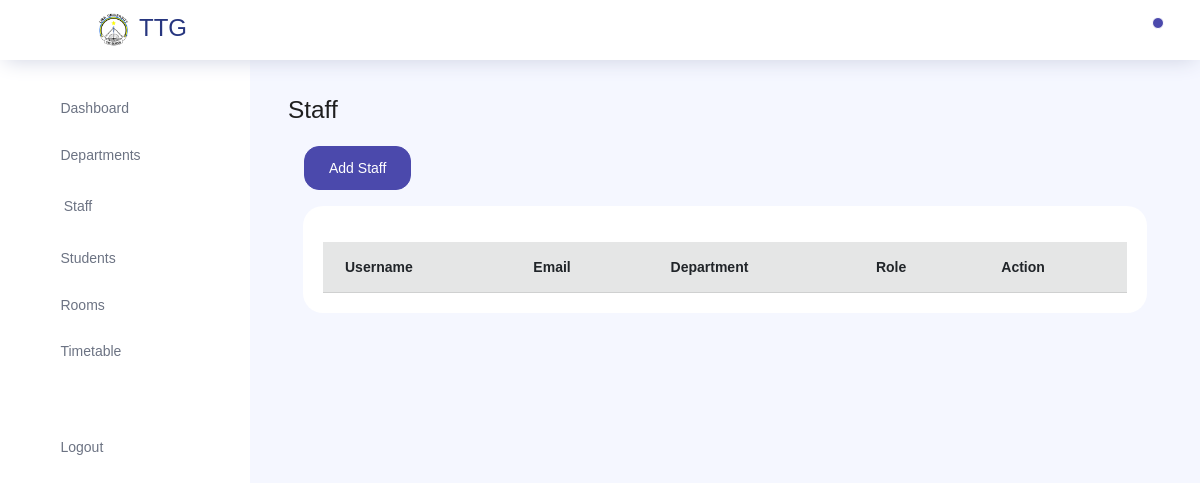
The page /staff/ on the database as committed earlier.
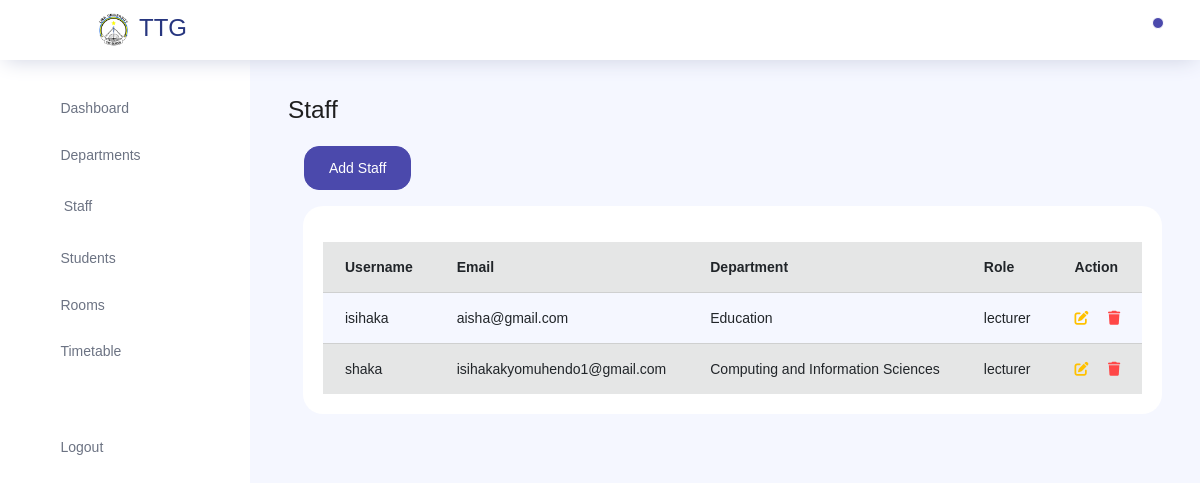
The same page on the database as committed later.
### store/models.py (models this page shows, shortened)
class Staff(models.Model):
    ROLEChoices = [ ('Admin', 'Admin'),('Lecturer', 'Lecturer')]
    department = models.ForeignKey(Department, on_delete=models.CASCADE)
    username = models.CharField(max_length=255)
    email = models.EmailField()
    password = models.CharField(max_length=255)
    role = models.CharField(max_length=50, choices=ROLEChoices, default='Lecturer')

class Department(models.Model):
    department_name = models.CharField(max_length=100)
    department_code = models.CharField(max_length=20)

### core/views.py (the view, shortened to what this page needs)
# urls.py: path('staff/', views.staff, name='staff'),
def staff(request):
    departments = Department.objects.all()
    staffs = Staff.objects.all()
    context = {
        'departments':departments,
        'staffs':staffs,
    }
    return render(request, 'core/staff.html', context)

### templates/core/staff.html (shortened to what this page needs)
{% extends 'core/layout.html'%} {% block content %}
<h3>Staff</h3>
<a href="#" type="button" class="btn-primary btn-fw btn m-3" data-toggle="modal" data-target="#addStaff">Add Staff</a>
<div class="col-lg-12 grid-margin stretch-card">
    <div class="card">
        <div class="card-body">
            <div class="table-responsive pt-3">
                <table class="table table-secondary table-striped">
                    <thead>
                        <tr>
                            <th>Username</th>
                            <th>Email</th>
                            <th>Department</th>
                            <th>Role</th>
                            <th>Action</th>
                        </tr>
                    </thead>
                    <tbody>
                    {% for s in staffs%}
                        <tr>
                            <td>{{s.username}}</td>
                            <td>{{s.email}}</td>
                            <td>{{s.department.department_name}}</td>
                            <td>{{s.role}}</td>
                            <td>
                                <a href="#" data-toggle="modal" data-target="#editStudent{{ d.id }}"><i
                                        class="fas fa-edit text-warning"></i></a>&nbsp;&nbsp;&nbsp;&nbsp;
                                <a href="" onclick="return(confirm('Are you sure you want to delete this student?'))"><i
                                        class="fas fa-trash text-danger"></i></a>
                            </td>
                        </tr>
                        {%endfor%}
                    </tbody>
                </table>
            </div>
        </div>
    </div>
</div>
{%endblock%}

### templates/core/layout.html (shortened to what this page needs)
{% load static%}
<!DOCTYPE html>
<html lang="en">
<head>
  <link rel="stylesheet" href="{% static 'vendors/feather/feather.css' %}">
  <link rel="stylesheet" href="{% static 'vendors/ti-icons/css/themify-icons.css' %}">
  <link rel="stylesheet" href="{% static 'vendors/css/vendor.bundle.base.css' %}">
  <link rel="stylesheet" href="{% static 'vendors/mdi/css/materialdesignicons.min.css' %}">
  <link rel="stylesheet" href="{% static 'vendors/datatables.net-bs4/dataTables.bootstrap4.css' %}">
  <link rel="stylesheet" href="{% static 'vendors/ti-icons/css/themify-icons.css' %}">
  <link rel="stylesheet" type="text/css" href="{% static 'js/select.dataTables.min.css' %}">
  <link rel="stylesheet" href="{% static 'css/vertical-layout-light/style.css' %}">
  <link rel="stylesheet" href="https://cdnjs.cloudflare.com/ajax/libs/font-awesome/6.0.0-beta3/css/all.min.css">
</head>
<body>
  <div class="container-scroller">
    <nav class="navbar col-lg-12 col-12 p-0 fixed-top d-flex flex-row">
      <div class="text-center navbar-brand-wrapper d-flex align-items-center justify-content-center">
        <a class="navbar-brand brand-logo ml-5 " href="#"><img src="{% static 'images/timetable/logolira.png' %}"
            class="mr-2" alt="Lira University" />TTG</a>
      </div>
      <div class="navbar-menu-wrapper d-flex align-items-center justify-content-end">
        <button class="navbar-toggler navbar-toggler align-self-center" type="button" data-toggle="minimize">
          <span class="icon-menu"></span>
        </button>
        <ul class="navbar-nav navbar-nav-right">
          <li class="nav-item dropdown">
            <a class="nav-link count-indicator dropdown-toggle" id="notificationDropdown" href="#"
              data-toggle="dropdown">
              <i class="icon-bell mx-0"></i>
              <span class="count"></span>
            </a>
          </li>
        </ul>
      </div>
    </nav>
    <div class="container-fluid page-body-wrapper">
      <nav class="sidebar sidebar-offcanvas position-fixed" id="sidebar">
        <ul class="nav">
          <li class="nav-item">
            <a class="nav-link" href="{% url 'core:dashboard'%}">
              <i class="icon-grid menu-icon"></i>
              <span class="menu-title">Dashboard</span>
            </a>
          </li>
          <li class="nav-item">
            <a class="nav-link" href="{% url 'core:departments' %}">
              <i class="icon-layout menu-icon"></i>
              <span class="menu-title">Departments</span>
            </a>
          </li>
          <li class="nav-item">
            <a class="nav-link" href="{% url 'core:staff' %}">
              <i style="font-size: 15px; margin-right: 20px;" class="mdi mdi-human-greeting"></i>
              <span class="menu-title">Staff</span>
            </a>
          </li>
          <li class="nav-item">
            <a class="nav-link" href="{% url 'core:student' %}">
              <i class="icon-head menu-icon"></i>
              <span class="menu-title">Students</span>
            </a>
          </li>
          <li class="nav-item">
            <a class="nav-link" href="#">
              <i class="icon-head menu-icon"></i>
              <span class="menu-title">Rooms</span>
            </a>
          </li>
          <li class="nav-item">
            <a class="nav-link" href="#">
              <i class="icon-head menu-icon"></i>
              <span class="menu-title">Timetable</span>
            </a>
          </li>
          <br>
          <li class="nav-item">
            <a class="nav-link" href="{% url 'core:logout' %}">
              <i class="icon-lock menu-icon"></i>
              <span class="menu-title">Logout</span>
            </a>
          </li>
        </ul>
      </nav>
      <div class="main-panel" style="margin-left: 250px;">
        <div class="content-wrapper">
          {% block content%}
          {% endblock%}
        </div>
      </div>
    </div>
  </div>
</body>
</html>

Rows that differ between the two databases and show on the page:
added Staff: username "isihaka", email "aisha@gmail.com", department.department_name "Education", role "lecturer"
added Staff: username "shaka", email "isihakakyomuhendo1@gmail.com", department.department_name "Computing and Information Sciences", role "lecturer"
